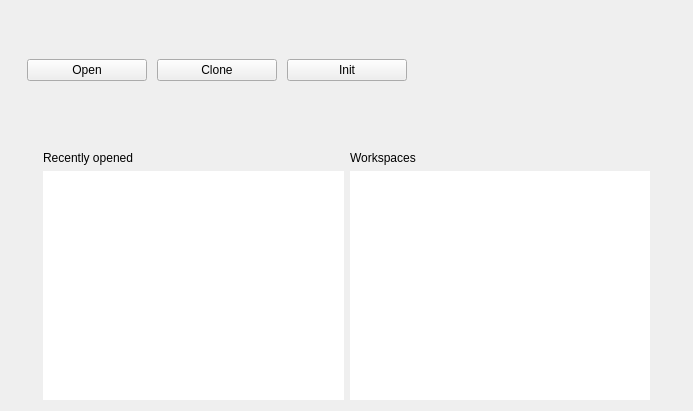
<?xml version="1.0" encoding="UTF-8"?>
<ui version="4.0">
 <class>HomeContainer</class>
 <widget class="QWidget" name="HomeContainer">
  <property name="geometry">
   <rect>
    <x>0</x>
    <y>0</y>
    <width>693</width>
    <height>411</height>
   </rect>
  </property>
  <property name="windowTitle">
   <string>Form</string>
  </property>
  <property name="autoFillBackground">
   <bool>false</bool>
  </property>
  <layout class="QVBoxLayout" name="verticalLayout">
   <item>
    <layout class="QHBoxLayout" name="horizontalLayout">
     <item>
      <layout class="QVBoxLayout" name="rightVerticalLayout">
       <item>
        <layout class="QHBoxLayout" name="horizontalLayoutButtons">
         <property name="spacing">
          <number>10</number>
         </property>
         <property name="leftMargin">
          <number>16</number>
         </property>
         <property name="topMargin">
          <number>48</number>
         </property>
         <property name="bottomMargin">
          <number>64</number>
         </property>
         <item>
          <widget class="QPushButton" name="openButton">
           <property name="minimumSize">
            <size>
             <width>120</width>
             <height>0</height>
            </size>
           </property>
           <property name="maximumSize">
            <size>
             <width>120</width>
             <height>16777215</height>
            </size>
           </property>
           <property name="styleSheet">
            <string notr="true"/>
           </property>
           <property name="text">
            <string>Open</string>
           </property>
          </widget>
         </item>
         <item>
          <widget class="QPushButton" name="cloneButton">
           <property name="minimumSize">
            <size>
             <width>120</width>
             <height>0</height>
            </size>
           </property>
           <property name="maximumSize">
            <size>
             <width>120</width>
             <height>16777215</height>
            </size>
           </property>
           <property name="styleSheet">
            <string notr="true"/>
           </property>
           <property name="text">
            <string>Clone</string>
           </property>
          </widget>
         </item>
         <item>
          <widget class="QPushButton" name="initButton">
           <property name="minimumSize">
            <size>
             <width>120</width>
             <height>0</height>
            </size>
           </property>
           <property name="maximumSize">
            <size>
             <width>120</width>
             <height>16777215</height>
            </size>
           </property>
           <property name="styleSheet">
            <string notr="true"/>
           </property>
           <property name="text">
            <string>Init</string>
           </property>
          </widget>
         </item>
         <item>
          <spacer name="horizontalSpacer">
           <property name="orientation">
            <enum>Qt::Orientation::Horizontal</enum>
           </property>
           <property name="sizeHint" stdset="0">
            <size>
             <width>40</width>
             <height>20</height>
            </size>
           </property>
          </spacer>
         </item>
        </layout>
       </item>
       <item>
        <layout class="QHBoxLayout" name="horizontalLayoutTables">
         <property name="leftMargin">
          <number>32</number>
         </property>
         <property name="rightMargin">
          <number>32</number>
         </property>
         <item>
          <layout class="QVBoxLayout" name="verticalLayoutRecent">
           <item>
            <widget class="QLabel" name="labelRecent">
             <property name="text">
              <string>Recently opened</string>
             </property>
            </widget>
           </item>
           <item>
            <widget class="GuiManager::Widgets::RecentTableView" name="tableViewRecent">
             <property name="frameShape">
              <enum>QFrame::Shape::NoFrame</enum>
             </property>
             <property name="editTriggers">
              <set>QAbstractItemView::EditTrigger::NoEditTriggers</set>
             </property>
             <property name="selectionMode">
              <enum>QAbstractItemView::SelectionMode::SingleSelection</enum>
             </property>
             <property name="selectionBehavior">
              <enum>QAbstractItemView::SelectionBehavior::SelectRows</enum>
             </property>
             <property name="showGrid">
              <bool>false</bool>
             </property>
             <attribute name="horizontalHeaderVisible">
              <bool>false</bool>
             </attribute>
             <attribute name="verticalHeaderVisible">
              <bool>false</bool>
             </attribute>
            </widget>
           </item>
          </layout>
         </item>
         <item>
          <layout class="QVBoxLayout" name="verticalLayoutWorkspaces">
           <item>
            <widget class="QLabel" name="labelWorkspaces">
             <property name="text">
              <string>Workspaces</string>
             </property>
            </widget>
           </item>
           <item>
            <widget class="GuiManager::Widgets::WorkspacesTableView" name="tableViewWorkspaces">
             <property name="frameShape">
              <enum>QFrame::Shape::NoFrame</enum>
             </property>
             <property name="editTriggers">
              <set>QAbstractItemView::EditTrigger::NoEditTriggers</set>
             </property>
             <property name="selectionMode">
              <enum>QAbstractItemView::SelectionMode::SingleSelection</enum>
             </property>
             <property name="selectionBehavior">
              <enum>QAbstractItemView::SelectionBehavior::SelectRows</enum>
             </property>
             <property name="showGrid">
              <bool>false</bool>
             </property>
             <attribute name="horizontalHeaderVisible">
              <bool>false</bool>
             </attribute>
             <attribute name="horizontalHeaderStretchLastSection">
              <bool>false</bool>
             </attribute>
             <attribute name="verticalHeaderVisible">
              <bool>false</bool>
             </attribute>
            </widget>
           </item>
          </layout>
         </item>
        </layout>
       </item>
      </layout>
     </item>
     <item>
      <layout class="QVBoxLayout" name="leftVerticalLayout"/>
     </item>
    </layout>
   </item>
  </layout>
 </widget>
 <customwidgets>
  <customwidget>
   <class>GuiManager::Widgets::RecentTableView</class>
   <extends>QTableView</extends>
   <header>widgets/RecentTableView.h</header>
  </customwidget>
  <customwidget>
   <class>GuiManager::Widgets::WorkspacesTableView</class>
   <extends>QTableView</extends>
   <header>widgets/WorkspacesTableView.h</header>
  </customwidget>
 </customwidgets>
 <resources/>
 <connections/>
</ui>
